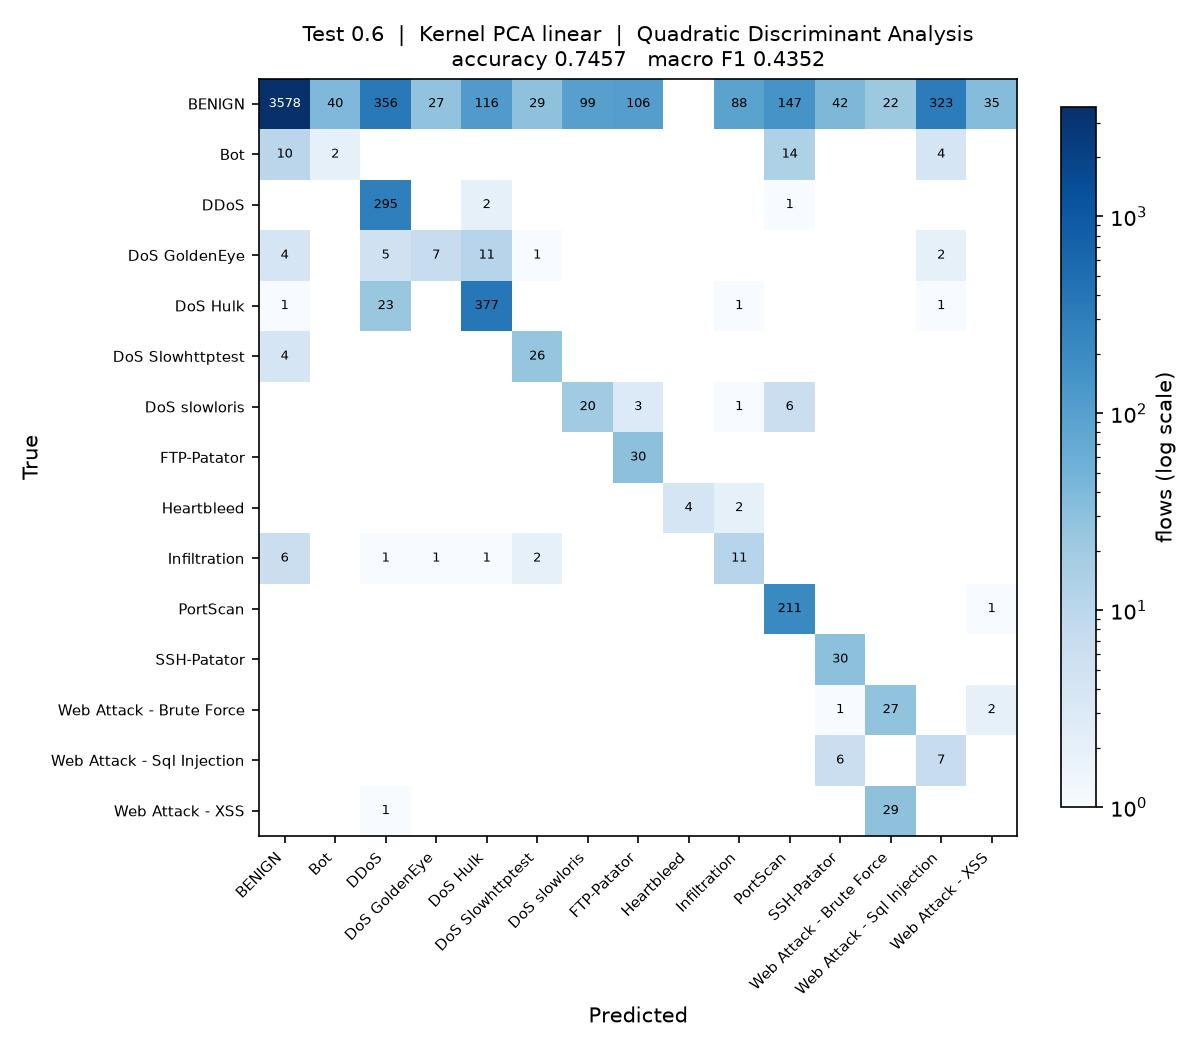

Source code (Python):
"""
Test_0.6_DR_LIN_QDA

Test size 0.6  |  Kernel PCA (linear)  |  Quadratic Discriminant Analysis  (reference sheet #17)

Note: the rarest class has fewer training rows than there are components, so the class covariance needs shrinkage before QDA can be fitted.

Run on its own:

    python Test_0.6_DR_LIN_QDA.py

Writes Test_0.6_DR_LIN_QDA.jpg (confusion matrix) and appends one row to
results/75_runs.csv.
"""

import os
import sys
import time
import warnings
from pathlib import Path

import matplotlib
matplotlib.use("Agg")
import matplotlib.pyplot as plt
import numpy as np
import pandas as pd
from sklearn.decomposition import KernelPCA
from sklearn.impute import SimpleImputer
from sklearn.metrics import (accuracy_score, confusion_matrix, f1_score,
                             precision_score, recall_score)
from sklearn.model_selection import train_test_split
from sklearn.preprocessing import LabelEncoder, StandardScaler
from sklearn.discriminant_analysis import QuadraticDiscriminantAnalysis

sys.path.insert(0, str(Path(__file__).resolve().parent.parent))
from common import load_sample                      # noqa: E402

warnings.filterwarnings("ignore")

# ----- this run -------------------------------------------------------------
TEST_SIZE = 0.6
KERNEL = "linear"
CLASSIFIER = "QDA"
N_COMPONENTS = 15
# ----------------------------------------------------------------------------

SEED = 0
N_JOBS = max(1, (os.cpu_count() or 2) // 2)
STEM = "Test_0.6_DR_LIN_QDA"
HERE = Path(__file__).resolve().parent
RESULTS = HERE.parent / "results"


# QDA estimates a separate covariance matrix per class, so the rarest class
# has to supply more rows than there are components. Heartbleed supplies about
# five against 15 components, so its covariance is rank deficient. Shrinkage
# pulls each class covariance towards a shared spherical one, which makes it
# estimable; RANK_TOL is the threshold sklearn uses to decide whether that
# worked, and its default of 1e-4 is far above the 1e-7 scale of these
# components, so it would reject a covariance that is in fact positive definite.
RANK_TOL = 1e-12


def qda_shrinkage(X, y):
    """Smallest shrinkage that lets every class covariance be estimated.

    Less shrinkage keeps the model closer to true QDA, so the values are
    tried in order and the first that fits is used.
    """
    last = None
    for s in (0.1, 0.25, 0.5, 0.8, 0.95):
        try:
            QuadraticDiscriminantAnalysis(solver="eigen", shrinkage=s,
                                          tol=RANK_TOL).fit(X, y)
        except Exception as exc:
            last = exc
            continue
        print("QDA shrinkage " + str(s))
        return s
    raise SystemExit("QDA cannot be estimated at any shrinkage: " + str(last))


def main():
    t0 = time.time()
    df = load_sample(10000, 50, SEED)
    y = LabelEncoder().fit_transform(df["Label"])
    X = df.drop(columns=["Label", "Day"])
    classes = sorted(df["Label"].unique())
    print(f"{len(df):,} flows, {X.shape[1]} features, {len(classes)} classes")

    X_train, X_test, y_train, y_test = train_test_split(
        X, y, test_size=TEST_SIZE, random_state=SEED, stratify=y)

    # mean imputation and scaling, fitted on the training split only
    imputer = SimpleImputer(strategy="mean").fit(X_train)
    scaler = StandardScaler().fit(imputer.transform(X_train))
    X_train = scaler.transform(imputer.transform(X_train))
    X_test = scaler.transform(imputer.transform(X_test))

    # dimensionality reduction: Kernel PCA, fitted on the training split only.
    # arpack keeps the largest positive eigenvalues; the randomized solver ranks
    # them by magnitude and fails on the sigmoid kernel, which is not PSD.
    kpca = KernelPCA(n_components=N_COMPONENTS, kernel=KERNEL,
                     eigen_solver="arpack", random_state=SEED, n_jobs=N_JOBS)
    X_train = kpca.fit_transform(X_train)
    X_test = kpca.transform(X_test)
    print(f"Kernel PCA ({KERNEL}): {X_train.shape[1]} components")

    classifier = QuadraticDiscriminantAnalysis(
        solver="eigen", tol=RANK_TOL,
        shrinkage=qda_shrinkage(X_train, y_train))
    classifier.fit(X_train, y_train)
    y_pred = classifier.predict(X_test)

    acc = accuracy_score(y_test, y_pred)
    pre = precision_score(y_test, y_pred, average="macro", zero_division=0)
    rec = recall_score(y_test, y_pred, average="macro", zero_division=0)
    f1 = f1_score(y_test, y_pred, average="macro", zero_division=0)
    pre_w = precision_score(y_test, y_pred, average="weighted", zero_division=0)
    rec_w = recall_score(y_test, y_pred, average="weighted", zero_division=0)
    f1_w = f1_score(y_test, y_pred, average="weighted", zero_division=0)

    print(f"Accuracy  : {acc:.4f}")
    print(f"Precision : {pre:.4f}")
    print(f"Recall    : {rec:.4f}")
    print(f"F1 Score  : {f1:.4f}")

    # confusion matrix image, named to match this script
    cm = confusion_matrix(y_test, y_pred, labels=range(len(classes)))
    fig, ax = plt.subplots(figsize=(8, 7))
    im = ax.imshow(cm, cmap="Blues", norm=matplotlib.colors.LogNorm(vmin=1))
    ax.set_xticks(range(len(classes)), classes, rotation=45, ha="right", fontsize=7)
    ax.set_yticks(range(len(classes)), classes, fontsize=7)
    ax.set_xlabel("Predicted")
    ax.set_ylabel("True")
    ax.set_title(f"Test {TEST_SIZE}  |  Kernel PCA {KERNEL}  |  Quadratic Discriminant Analysis\n"
                 f"accuracy {acc:.4f}   macro F1 {f1:.4f}", fontsize=10)
    for i in range(len(classes)):
        for j in range(len(classes)):
            if cm[i, j]:
                ax.text(j, i, cm[i, j], ha="center", va="center", fontsize=6,
                        color="white" if cm[i, j] > cm.max() / 3 else "black")
    fig.colorbar(im, ax=ax, fraction=0.04, label="flows (log scale)")
    fig.tight_layout()
    fig.savefig(HERE / f"{STEM}.jpg", dpi=150)
    plt.close(fig)

    # one row appended to the shared results table
    RESULTS.mkdir(exist_ok=True)
    row = {"Test": TEST_SIZE, "DR": "LIN", "Clas": CLASSIFIER,
           "Acc": round(acc, 4), "Pre": round(pre, 4), "Rec": round(rec, 4),
           "F1": round(f1, 4),
           "Pre_weighted": round(pre_w, 4), "Rec_weighted": round(rec_w, 4),
           "F1_weighted": round(f1_w, 4),
           "n_components": N_COMPONENTS, "seconds": round(time.time() - t0, 1),
           "script": STEM}
    out = RESULTS / "75_runs.csv"
    old = pd.read_csv(out).to_dict("records") if out.exists() else []
    old = [r for r in old if r.get("script") != STEM]
    pd.DataFrame(old + [row]).to_csv(out, index=False)
    print(f"saved {STEM}.jpg and appended to results/75_runs.csv "
          f"({time.time() - t0:.0f}s)")


if __name__ == "__main__":
    main()
